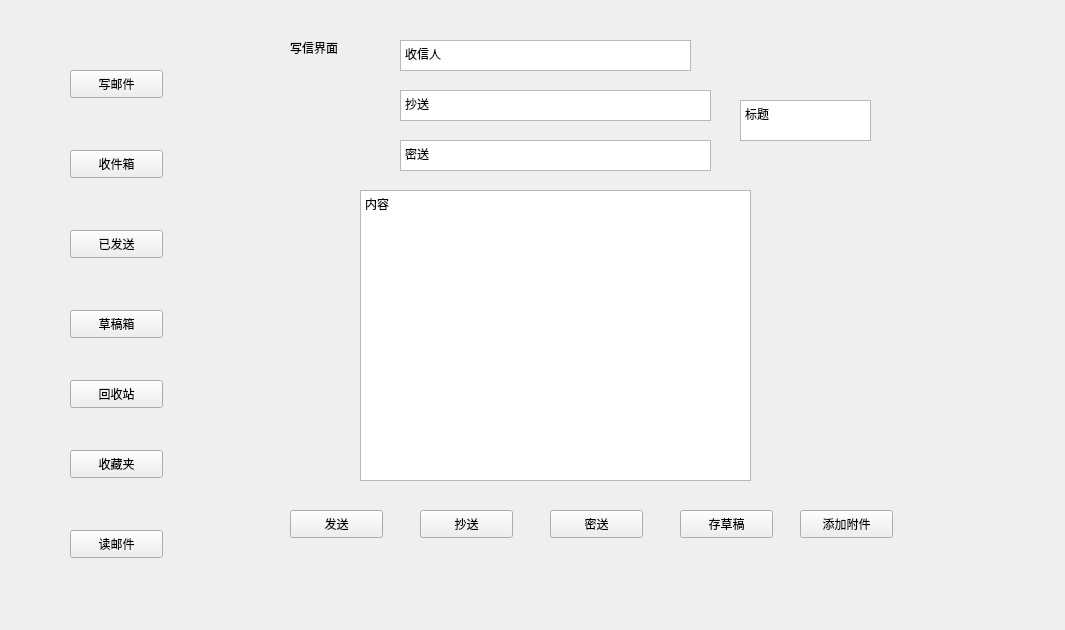
<?xml version="1.0" encoding="UTF-8"?>
<ui version="4.0">
 <class>mainobj</class>
 <widget class="QWidget" name="mainobj">
  <property name="geometry">
   <rect>
    <x>0</x>
    <y>0</y>
    <width>1065</width>
    <height>630</height>
   </rect>
  </property>
  <property name="windowTitle">
   <string>Form</string>
  </property>
  <widget class="QPushButton" name="draftbutton">
   <property name="geometry">
    <rect>
     <x>70</x>
     <y>310</y>
     <width>93</width>
     <height>28</height>
    </rect>
   </property>
   <property name="text">
    <string>草稿箱</string>
   </property>
  </widget>
  <widget class="QPushButton" name="writebutton">
   <property name="geometry">
    <rect>
     <x>70</x>
     <y>70</y>
     <width>93</width>
     <height>28</height>
    </rect>
   </property>
   <property name="text">
    <string>写邮件</string>
   </property>
  </widget>
  <widget class="QPushButton" name="recievebutton">
   <property name="geometry">
    <rect>
     <x>70</x>
     <y>150</y>
     <width>93</width>
     <height>28</height>
    </rect>
   </property>
   <property name="text">
    <string>收件箱</string>
   </property>
  </widget>
  <widget class="QPushButton" name="dustbinbutton">
   <property name="geometry">
    <rect>
     <x>70</x>
     <y>380</y>
     <width>93</width>
     <height>28</height>
    </rect>
   </property>
   <property name="text">
    <string>回收站</string>
   </property>
  </widget>
  <widget class="QPushButton" name="sendbutton">
   <property name="geometry">
    <rect>
     <x>70</x>
     <y>230</y>
     <width>93</width>
     <height>28</height>
    </rect>
   </property>
   <property name="text">
    <string>已发送</string>
   </property>
  </widget>
  <widget class="QPushButton" name="starbutton">
   <property name="geometry">
    <rect>
     <x>70</x>
     <y>450</y>
     <width>93</width>
     <height>28</height>
    </rect>
   </property>
   <property name="text">
    <string>收藏夹</string>
   </property>
  </widget>
  <widget class="QStackedWidget" name="stackedWidget">
   <property name="geometry">
    <rect>
     <x>240</x>
     <y>20</y>
     <width>781</width>
     <height>581</height>
    </rect>
   </property>
   <widget class="QWidget" name="writepage">
    <widget class="QLabel" name="label">
     <property name="geometry">
      <rect>
       <x>50</x>
       <y>20</y>
       <width>72</width>
       <height>15</height>
      </rect>
     </property>
     <property name="text">
      <string>写信界面</string>
     </property>
    </widget>
    <widget class="QTextBrowser" name="textBrowser">
     <property name="geometry">
      <rect>
       <x>160</x>
       <y>20</y>
       <width>291</width>
       <height>31</height>
      </rect>
     </property>
     <property name="html">
      <string>&lt;!DOCTYPE HTML PUBLIC &quot;-//W3C//DTD HTML 4.0//EN&quot; &quot;http://www.w3.org/TR/REC-html40/strict.dtd&quot;&gt;
&lt;html&gt;&lt;head&gt;&lt;meta name=&quot;qrichtext&quot; content=&quot;1&quot; /&gt;&lt;style type=&quot;text/css&quot;&gt;
p, li { white-space: pre-wrap; }
&lt;/style&gt;&lt;/head&gt;&lt;body style=&quot; font-family:'SimSun'; font-size:9pt; font-weight:400; font-style:normal;&quot;&gt;
&lt;p style=&quot; margin-top:0px; margin-bottom:0px; margin-left:0px; margin-right:0px; -qt-block-indent:0; text-indent:0px;&quot;&gt;收信人&lt;/p&gt;&lt;/body&gt;&lt;/html&gt;</string>
     </property>
    </widget>
    <widget class="QTextBrowser" name="textBrowser_2">
     <property name="geometry">
      <rect>
       <x>160</x>
       <y>70</y>
       <width>311</width>
       <height>31</height>
      </rect>
     </property>
     <property name="html">
      <string>&lt;!DOCTYPE HTML PUBLIC &quot;-//W3C//DTD HTML 4.0//EN&quot; &quot;http://www.w3.org/TR/REC-html40/strict.dtd&quot;&gt;
&lt;html&gt;&lt;head&gt;&lt;meta name=&quot;qrichtext&quot; content=&quot;1&quot; /&gt;&lt;style type=&quot;text/css&quot;&gt;
p, li { white-space: pre-wrap; }
&lt;/style&gt;&lt;/head&gt;&lt;body style=&quot; font-family:'SimSun'; font-size:9pt; font-weight:400; font-style:normal;&quot;&gt;
&lt;p style=&quot; margin-top:0px; margin-bottom:0px; margin-left:0px; margin-right:0px; -qt-block-indent:0; text-indent:0px;&quot;&gt;抄送&lt;/p&gt;&lt;/body&gt;&lt;/html&gt;</string>
     </property>
    </widget>
    <widget class="QTextBrowser" name="textBrowser_3">
     <property name="geometry">
      <rect>
       <x>160</x>
       <y>120</y>
       <width>311</width>
       <height>31</height>
      </rect>
     </property>
     <property name="html">
      <string>&lt;!DOCTYPE HTML PUBLIC &quot;-//W3C//DTD HTML 4.0//EN&quot; &quot;http://www.w3.org/TR/REC-html40/strict.dtd&quot;&gt;
&lt;html&gt;&lt;head&gt;&lt;meta name=&quot;qrichtext&quot; content=&quot;1&quot; /&gt;&lt;style type=&quot;text/css&quot;&gt;
p, li { white-space: pre-wrap; }
&lt;/style&gt;&lt;/head&gt;&lt;body style=&quot; font-family:'SimSun'; font-size:9pt; font-weight:400; font-style:normal;&quot;&gt;
&lt;p style=&quot; margin-top:0px; margin-bottom:0px; margin-left:0px; margin-right:0px; -qt-block-indent:0; text-indent:0px;&quot;&gt;密送&lt;/p&gt;&lt;/body&gt;&lt;/html&gt;</string>
     </property>
    </widget>
    <widget class="QTextBrowser" name="textBrowser_4">
     <property name="geometry">
      <rect>
       <x>120</x>
       <y>170</y>
       <width>391</width>
       <height>291</height>
      </rect>
     </property>
     <property name="html">
      <string>&lt;!DOCTYPE HTML PUBLIC &quot;-//W3C//DTD HTML 4.0//EN&quot; &quot;http://www.w3.org/TR/REC-html40/strict.dtd&quot;&gt;
&lt;html&gt;&lt;head&gt;&lt;meta name=&quot;qrichtext&quot; content=&quot;1&quot; /&gt;&lt;style type=&quot;text/css&quot;&gt;
p, li { white-space: pre-wrap; }
&lt;/style&gt;&lt;/head&gt;&lt;body style=&quot; font-family:'SimSun'; font-size:9pt; font-weight:400; font-style:normal;&quot;&gt;
&lt;p style=&quot; margin-top:0px; margin-bottom:0px; margin-left:0px; margin-right:0px; -qt-block-indent:0; text-indent:0px;&quot;&gt;内容&lt;/p&gt;&lt;/body&gt;&lt;/html&gt;</string>
     </property>
    </widget>
    <widget class="QTextBrowser" name="textBrowser_5">
     <property name="geometry">
      <rect>
       <x>500</x>
       <y>80</y>
       <width>131</width>
       <height>41</height>
      </rect>
     </property>
     <property name="html">
      <string>&lt;!DOCTYPE HTML PUBLIC &quot;-//W3C//DTD HTML 4.0//EN&quot; &quot;http://www.w3.org/TR/REC-html40/strict.dtd&quot;&gt;
&lt;html&gt;&lt;head&gt;&lt;meta name=&quot;qrichtext&quot; content=&quot;1&quot; /&gt;&lt;style type=&quot;text/css&quot;&gt;
p, li { white-space: pre-wrap; }
&lt;/style&gt;&lt;/head&gt;&lt;body style=&quot; font-family:'SimSun'; font-size:9pt; font-weight:400; font-style:normal;&quot;&gt;
&lt;p style=&quot; margin-top:0px; margin-bottom:0px; margin-left:0px; margin-right:0px; -qt-block-indent:0; text-indent:0px;&quot;&gt;标题&lt;/p&gt;&lt;/body&gt;&lt;/html&gt;</string>
     </property>
    </widget>
    <widget class="QPushButton" name="pushButton_7">
     <property name="geometry">
      <rect>
       <x>50</x>
       <y>490</y>
       <width>93</width>
       <height>28</height>
      </rect>
     </property>
     <property name="text">
      <string>发送</string>
     </property>
    </widget>
    <widget class="QPushButton" name="pushButton_8">
     <property name="geometry">
      <rect>
       <x>440</x>
       <y>490</y>
       <width>93</width>
       <height>28</height>
      </rect>
     </property>
     <property name="text">
      <string>存草稿</string>
     </property>
    </widget>
    <widget class="QPushButton" name="pushButton_9">
     <property name="geometry">
      <rect>
       <x>180</x>
       <y>490</y>
       <width>93</width>
       <height>28</height>
      </rect>
     </property>
     <property name="text">
      <string>抄送</string>
     </property>
    </widget>
    <widget class="QPushButton" name="pushButton_10">
     <property name="geometry">
      <rect>
       <x>310</x>
       <y>490</y>
       <width>93</width>
       <height>28</height>
      </rect>
     </property>
     <property name="text">
      <string>密送</string>
     </property>
    </widget>
    <widget class="QPushButton" name="pushButton_11">
     <property name="geometry">
      <rect>
       <x>560</x>
       <y>490</y>
       <width>93</width>
       <height>28</height>
      </rect>
     </property>
     <property name="text">
      <string>添加附件</string>
     </property>
    </widget>
   </widget>
   <widget class="QWidget" name="recievepage">
    <widget class="QPushButton" name="pushButton_12">
     <property name="geometry">
      <rect>
       <x>50</x>
       <y>20</y>
       <width>93</width>
       <height>28</height>
      </rect>
     </property>
     <property name="text">
      <string>打开</string>
     </property>
    </widget>
    <widget class="QPushButton" name="pushButton_13">
     <property name="geometry">
      <rect>
       <x>240</x>
       <y>20</y>
       <width>93</width>
       <height>28</height>
      </rect>
     </property>
     <property name="text">
      <string>删除</string>
     </property>
    </widget>
    <widget class="QPushButton" name="pushButton_14">
     <property name="geometry">
      <rect>
       <x>440</x>
       <y>20</y>
       <width>93</width>
       <height>28</height>
      </rect>
     </property>
     <property name="text">
      <string>收藏</string>
     </property>
    </widget>
    <widget class="QTextBrowser" name="textBrowser_6">
     <property name="geometry">
      <rect>
       <x>35</x>
       <y>121</y>
       <width>481</width>
       <height>321</height>
      </rect>
     </property>
     <property name="html">
      <string>&lt;!DOCTYPE HTML PUBLIC &quot;-//W3C//DTD HTML 4.0//EN&quot; &quot;http://www.w3.org/TR/REC-html40/strict.dtd&quot;&gt;
&lt;html&gt;&lt;head&gt;&lt;meta name=&quot;qrichtext&quot; content=&quot;1&quot; /&gt;&lt;style type=&quot;text/css&quot;&gt;
p, li { white-space: pre-wrap; }
&lt;/style&gt;&lt;/head&gt;&lt;body style=&quot; font-family:'SimSun'; font-size:9pt; font-weight:400; font-style:normal;&quot;&gt;
&lt;p style=&quot; margin-top:0px; margin-bottom:0px; margin-left:0px; margin-right:0px; -qt-block-indent:0; text-indent:0px;&quot;&gt;内容&lt;/p&gt;&lt;/body&gt;&lt;/html&gt;</string>
     </property>
    </widget>
    <widget class="QTextBrowser" name="textBrowser_7">
     <property name="geometry">
      <rect>
       <x>60</x>
       <y>60</y>
       <width>401</width>
       <height>31</height>
      </rect>
     </property>
     <property name="html">
      <string>&lt;!DOCTYPE HTML PUBLIC &quot;-//W3C//DTD HTML 4.0//EN&quot; &quot;http://www.w3.org/TR/REC-html40/strict.dtd&quot;&gt;
&lt;html&gt;&lt;head&gt;&lt;meta name=&quot;qrichtext&quot; content=&quot;1&quot; /&gt;&lt;style type=&quot;text/css&quot;&gt;
p, li { white-space: pre-wrap; }
&lt;/style&gt;&lt;/head&gt;&lt;body style=&quot; font-family:'SimSun'; font-size:9pt; font-weight:400; font-style:normal;&quot;&gt;
&lt;p style=&quot; margin-top:0px; margin-bottom:0px; margin-left:0px; margin-right:0px; -qt-block-indent:0; text-indent:0px;&quot;&gt;发信人&lt;/p&gt;&lt;/body&gt;&lt;/html&gt;</string>
     </property>
    </widget>
    <widget class="QPushButton" name="pushButton_15">
     <property name="geometry">
      <rect>
       <x>600</x>
       <y>20</y>
       <width>93</width>
       <height>28</height>
      </rect>
     </property>
     <property name="text">
      <string>转发</string>
     </property>
    </widget>
   </widget>
   <widget class="QWidget" name="readmailpage"/>
   <widget class="QWidget" name="writtenpage"/>
   <widget class="QWidget" name="draftpage"/>
   <widget class="QWidget" name="dustbinpage"/>
   <widget class="QWidget" name="starpage"/>
  </widget>
  <widget class="QPushButton" name="pushButton">
   <property name="geometry">
    <rect>
     <x>70</x>
     <y>530</y>
     <width>93</width>
     <height>28</height>
    </rect>
   </property>
   <property name="text">
    <string>读邮件</string>
   </property>
  </widget>
 </widget>
 <resources/>
 <connections/>
</ui>
